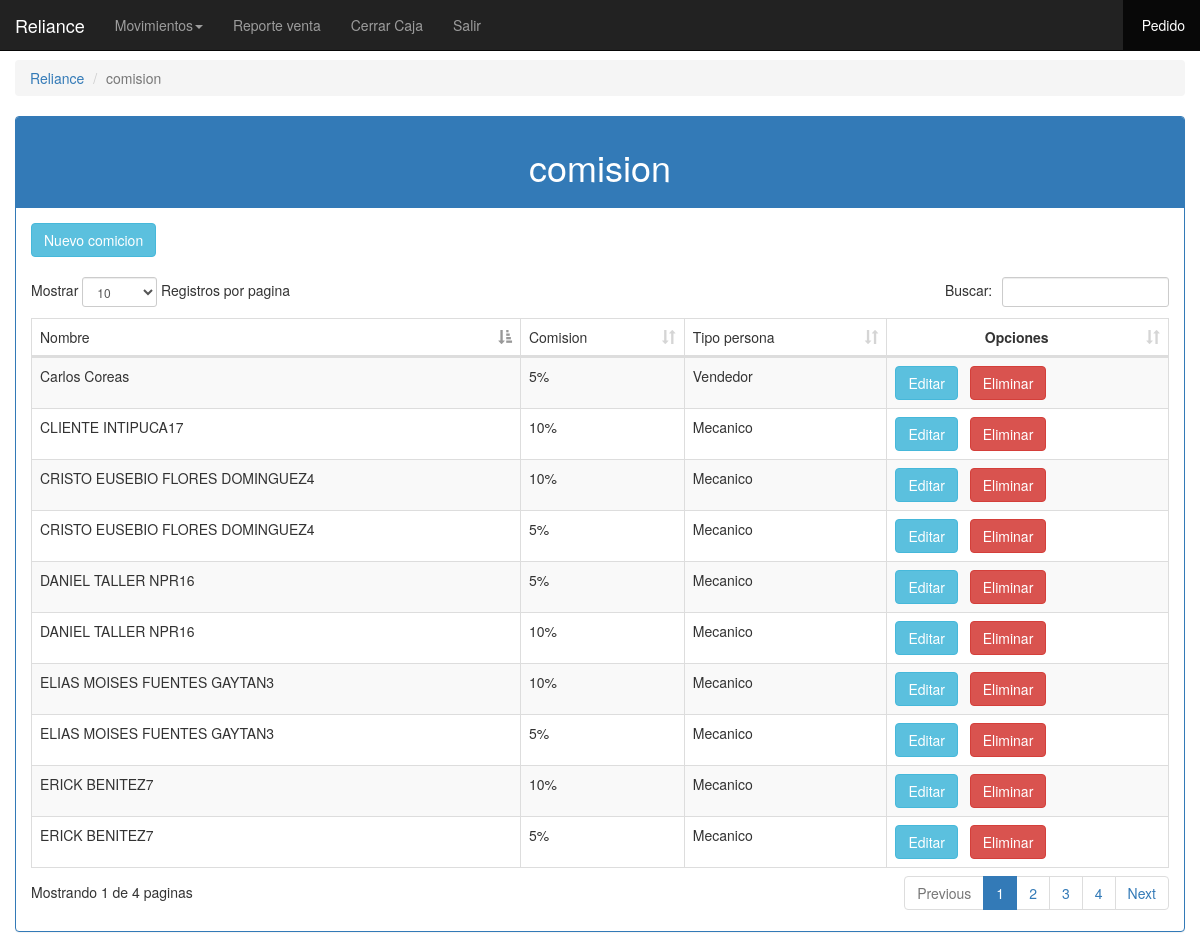
The app's page /admin/view_comicion.php (signed in) with its own data.
### tables this page shows
CREATE TABLE IF NOT EXISTS `comicion` (
  `Id_comicion` int(11) NOT NULL AUTO_INCREMENT,
  `Id_vendedor` int(11) DEFAULT NULL,
  `Id_mecanico` int(11) DEFAULT NULL,
  `Comicion` int(11) DEFAULT NULL,
  `Tipo_persona` int(11) DEFAULT NULL,
  `Estado` int(11) DEFAULT NULL,
  PRIMARY KEY (`Id_comicion`)
);

CREATE TABLE IF NOT EXISTS `mecanico` (
  `Id_mecanico` int(11) NOT NULL AUTO_INCREMENT,
  `Cod_mecanico` int(11) DEFAULT NULL,
  `Nombre` varchar(255) DEFAULT NULL,
  `Nit` varchar(30) DEFAULT NULL,
  `Direccion` text,
  `Telefono` varchar(252) DEFAULT NULL,
  `Estado` int(11) DEFAULT NULL,
  PRIMARY KEY (`Id_mecanico`)
);

CREATE TABLE IF NOT EXISTS `vendedor` (
  `Id_vendedor` int(11) NOT NULL AUTO_INCREMENT,
  `Cod_vendedor` varchar(50) DEFAULT NULL,
  `Nombre` varchar(255) DEFAULT NULL,
  `Nit` varchar(30) DEFAULT NULL,
  `Direccion` text,
  `Telefono` int(11) DEFAULT NULL,
  `Estado` int(11) DEFAULT NULL,
  PRIMARY KEY (`Id_vendedor`)
);

### clases/clase_comicion.php (called while the page is built, shortened)
<?php
					class comicion{
						private $pdo;
						public function __Construct(){
							try{
							$this->pdo = new PDO('mysql:host=localhost;dbname=heavy_parts_nuevo', 'snaven','SNAVEN10');
							$this->pdo->exec('SET CHARACTER SET utf8');
							$this->pdo->setAttribute(PDO::ATTR_ERRMODE, PDO::ERRMODE_EXCEPTION);
							$this->pdo->setAttribute(PDO::ATTR_EMULATE_PREPARES, false);
							}catch(PDOException $e){
								echo 'Error!: '.$e->getMessage();
								die();
							}
						}
						public function get_comicion(){
							try{
								$q = $this->pdo->prepare('SELECT * FROM comicion');
								$q->execute();
								return $q->fetchAll();
								$this->pdo = null;
							}catch(PDOException $e){
								echo 'Error '.$e->getMessage();
							}
						}
					}
					?>

### clases/clase_mecanico.php (called while the page is built, shortened)
<?php
					class mecanico{
						private $pdo;
						public function __Construct(){
							try{
							$this->pdo = new PDO('mysql:host=localhost;dbname=heavy_parts_nuevo', 'snaven','SNAVEN10');
							$this->pdo->exec('SET CHARACTER SET utf8');
							$this->pdo->setAttribute(PDO::ATTR_ERRMODE, PDO::ERRMODE_EXCEPTION);
							$this->pdo->setAttribute(PDO::ATTR_EMULATE_PREPARES, false);
							}catch(PDOException $e){
								echo 'Error!: '.$e->getMessage();
								die();
							}
						}
						public function get_id_mecanico($id){
							try{
								$q = $this->pdo->prepare('SELECT * FROM mecanico where Id_mecanico = ?');
								$q->bindParam(1,$id);
								$q->execute();
								return $q->fetchAll();
								$this->pdo = null;
							}catch(PDOException $e){
								echo 'Error '.$e->getMessage();
							}
						}
					}
					?>

### clases/clase_vendedor.php (called while the page is built, shortened)
<?php
					class vendedor{
						private $pdo;
						public function __Construct(){
							try{
							$this->pdo = new PDO('mysql:host=localhost;dbname=heavy_parts_nuevo', 'snaven','SNAVEN10');
							$this->pdo->exec('SET CHARACTER SET utf8');
							$this->pdo->setAttribute(PDO::ATTR_ERRMODE, PDO::ERRMODE_EXCEPTION);
							$this->pdo->setAttribute(PDO::ATTR_EMULATE_PREPARES, false);
							}catch(PDOException $e){
								echo 'Error!: '.$e->getMessage();
								die();
							}
						}
						public function get_id_vendedor($id){
							try{
								$q = $this->pdo->prepare('SELECT * FROM vendedor where Id_vendedor = ?');
								$q->bindParam(1,$id);
								$q->execute();
								return $q->fetchAll();
								$this->pdo = null;
							}catch(PDOException $e){
								echo 'Error '.$e->getMessage();
							}
						}
					}
					?>

### admin/view_comicion.php (the view, shortened to what this page needs)
<?php
				include '../menu/menu.php';
				include '../clases/clase_comicion.php';
				$comicion = new comicion();
				$data = $comicion->get_comicion();
								include '../clases/clase_vendedor.php';
								$vendedor = new vendedor();
								include '../clases/clase_mecanico.php';
								$mecanico = new mecanico();
		?>
					<ol class="breadcrumb">
					  <li><a onclick="contenido('view_producto.php');">Reliance</a></li>
					  <li class="active">comision</li>
					</ol>
					<div class="panel panel-primary">
						<div class="panel-heading">
							<h1 class='text-center'>comision</h1>
						</div>
						<div class="panel-body">
							<a href='add_comicion.php' class='btn btn-info'>Nuevo comicion</a><br><br>
							<div class='table-responsive'>
								<table class='table table-striped table-bordered' id='tabla_datos'>
									<thead>
										<tr>
											<td>Nombre</td>
											<td>Comision</td>
											<td>Tipo persona</td>
											<td class='text-center'><b>Opciones</b></td>
										</tr>
									</thead>
									<?php
									foreach ($data as $row) {?>
									<tr>
										<?php if ($row['Tipo_persona']==1) {?>
											<td><?php $vendedor1 = $vendedor->get_id_vendedor($row['Id_vendedor']); echo $vendedor1[0][2] ?></td>
										<?php }elseif ($row['Tipo_persona']==2) {?>
											<td><?php $mecanico1 = $mecanico->get_id_mecanico($row['Id_mecanico']); echo $mecanico1[0][2].$row['Id_mecanico'] ?></td>
										<?php } ?>
										<td><?php echo $row['Comicion'].'%'; ?></td>
										<td><?php if ($row['Tipo_persona']==1) { echo "Vendedor"; } else { echo "Mecanico"; } ?></td>
										<td><a href='add_comicion.php?id=<?php echo $row[0] ?>' class='btn btn-info'>Editar</a>&nbsp;&nbsp;&nbsp;<a href='#' onclick='javascript:borrar(<?php echo $row[0] ?>);' class='btn btn-danger'>Eliminar</a></td>
									</tr>
									<?php }?>
								</table>
							</div>
						</div>
					</div>
<?php
include '../pie/pie.php';
 ?>

### records on screen
comicion: Id_mecanico.Nombre "ELIAS MOISES FUENTES GAYTAN", Id_mecanico "3", Comicion "10", Tipo_persona "Mecanico"
comicion: Id_mecanico.Nombre "CRISTO EUSEBIO FLORES DOMINGUEZ", Id_mecanico "4", Comicion "10", Tipo_persona "Mecanico"
comicion: Id_mecanico.Nombre "ERICK BENITEZ", Id_mecanico "7", Comicion "10", Tipo_persona "Mecanico"
comicion: Id_vendedor.Nombre "Carlos Coreas", Comicion "5", Tipo_persona "Vendedor"
comicion: Id_mecanico.Nombre "ELIAS MOISES FUENTES GAYTAN", Id_mecanico "3", Comicion "5", Tipo_persona "Mecanico"
comicion: Id_mecanico.Nombre "CRISTO EUSEBIO FLORES DOMINGUEZ", Id_mecanico "4", Comicion "5", Tipo_persona "Mecanico"
comicion: Id_mecanico.Nombre "ERICK BENITEZ", Id_mecanico "7", Comicion "5", Tipo_persona "Mecanico"
comicion: Id_mecanico.Nombre "DANIEL TALLER NPR", Id_mecanico "16", Comicion "5", Tipo_persona "Mecanico"
comicion: Id_mecanico.Nombre "DANIEL TALLER NPR", Id_mecanico "16", Comicion "10", Tipo_persona "Mecanico"
comicion: Id_mecanico.Nombre "CLIENTE INTIPUCA", Id_mecanico "17", Comicion "10", Tipo_persona "Mecanico"
